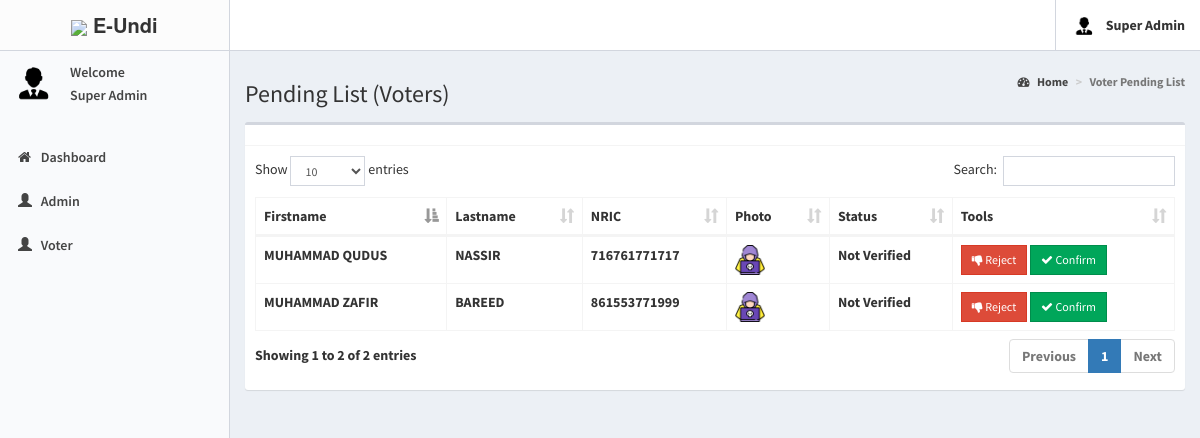
Page /superadmin/voters_not.php (signed in) on the committed database.
### tables this page shows
CREATE TABLE `superadmin` (
  `id` int(11) NOT NULL,
  `username` varchar(50) NOT NULL,
  `password` varchar(60) NOT NULL,
  `firstname` varchar(50) NOT NULL,
  `lastname` varchar(50) NOT NULL,
  `photo` varchar(150) NOT NULL,
  `created_on` date NOT NULL
);

CREATE TABLE `voters` (
  `id` int(11) NOT NULL,
  `voters_id` varchar(15) DEFAULT NULL,
  `password` varchar(60) NOT NULL,
  `firstname` varchar(30) NOT NULL,
  `lastname` varchar(30) NOT NULL,
  `photo` varchar(150) NOT NULL,
  `status` varchar(25) NOT NULL,
  `phone` varchar(12) NOT NULL,
  `created_on` date NOT NULL,
  `logintime` time NOT NULL
);

### superadmin/includes/session.php (called while the page is built, shortened)
<?php
	include 'includes/conn.php';
	$sql = "SELECT * FROM superadmin WHERE id = '".$_SESSION['superadmin']."'";
	$query = $conn->query($sql);
	$user = $query->fetch_assoc();
?>

### superadmin/voters_not.php (the view, shortened to what this page needs)
<?php include 'includes/session.php'; ?>
<body class="hold-transition skin-black-light sidebar-mini">
<div class="wrapper">
    <?php include 'includes/navbar.php'; ?>
    <?php include 'includes/menubar.php'; ?>
    <div class="content-wrapper">
        <section class="content-header">
            <ol class="breadcrumb">
                <li><a href="#"><i class="fa fa-dashboard"></i> Home</a></li>
                <li class="active">Voter Pending List</li>
            </ol>
        </section>
        <section class="content-header">
            <h1>
                Pending List (Voters)
            </h1>
        </section>
        <section class="content">
            <div class="row">
                <div class="col-xs-12">
                    <div class="box">
                        <div class="box-header with-border">
                        </div>
                        <div class="box-body">
                            <table id="example1" class="table table-bordered">
                                <thead>
                                <th>Firstname</th>
                                <th>Lastname</th>
                                <th>NRIC</th>
                                <th>Photo</th>
                                <th>Status</th>
                                <th>Tools</th>
                                </thead>
                                <tbody>
                                <?php
                                $sql = "SELECT * FROM voters where status ='Not Verified'";
                                $query = $conn->query($sql);
                                while($row = $query->fetch_assoc()){
                                    $image = (!empty($row['photo'])) ? '../images/'.$row['photo'] : '../images/profile.jpg';
                                    echo "
                        <tr>
                          <td>".$row['firstname']."</td>
                          <td>".$row['lastname']."</td>
                          <td>".$row['voters_id']."</td>
                          <td>
                            <img src='".$image."' width='30px' height='30px'>
                          </td>
                          <td>
                          ".$row['status']."
                          </td>
                          <td>
                            <button class='btn btn-danger btn-sm reject btn-flat' data-id='".$row['id']."'><i class='fa fa-thumbs-down'></i> Reject</button>
                            <button class='btn btn-success btn-sm approve btn-flat' data-id='".$row['id']."'><i class='fa fa-check'></i> Confirm</button>
                          </td>
                        </tr>
                      ";
                                }
                                ?>
                                </tbody>
                            </table>
                        </div>
                    </div>
                </div>
            </div>
        </section>
    </div>
</div>
</body>
</html>

### superadmin/includes/navbar.php (shortened to what this page needs)
<header class="main-header">
  <a href="home.php" class="logo">
    <span class="logo-lg"><img src="https://img.icons8.com/small/30/000000/elections.png"> <b>E-Undi</span>
  </a>
  <nav class="navbar navbar-static-top">
    <div class="navbar-custom-menu">
      <ul class="nav navbar-nav">
        <li class="dropdown user user-menu">
          <a href="#" class="dropdown-toggle" data-toggle="dropdown">
            <img src="<?php echo (!empty($user['photo'])) ? '../images/'.$user['photo'] : '../images/profile.jpg'; ?>" class="user-image" alt="User Image">
            <span class="hidden-xs"><?php echo $user['firstname'].' '.$user['lastname']; ?></span>
          </a>
        </li>
      </ul>
    </div>
  </nav>
</header>

### superadmin/includes/menubar.php (shortened to what this page needs)
<aside class="main-sidebar">
  <section class="sidebar">
    <div class="user-panel">
      <div class="pull-left image">
        <img src="<?php echo (!empty($user['photo'])) ? '../images/'.$user['photo'] : '../images/profile.jpg'; ?>" class="img-circle" alt="User Image">
      </div>
      <div class="pull-left info">
       <p>Welcome</p>
        <p><?php echo $user['firstname'].' '.$user['lastname']; ?></p>
      </div>
    </div>
    <ul class="sidebar-menu" data-widget="tree">
      <li class="header"></li>
      <li class=""><a href="home.php"><i class="fa fa-home"></i> <span>Dashboard</span></a></li>
      <li class=""><a href="admin.php"><span class="glyphicon glyphicon-user"></span> <span>Admin</span></a></li>
        <li class=""><a href="voters.php"><span class="glyphicon glyphicon-user"></span> <span>Voter</span></a></li>
            </ul>
  </section>
</aside>

### rows in the picture
superadmin: photo (picture), firstname "Super Admin"
voters: firstname "MUHAMMAD QUDUS", lastname "NASSIR", voters "716761771717", photo (picture), status "Not Verified"
voters: firstname "MUHAMMAD ZAFIR", lastname "BAREED", voters "861553771999", photo (picture), status "Not Verified"
